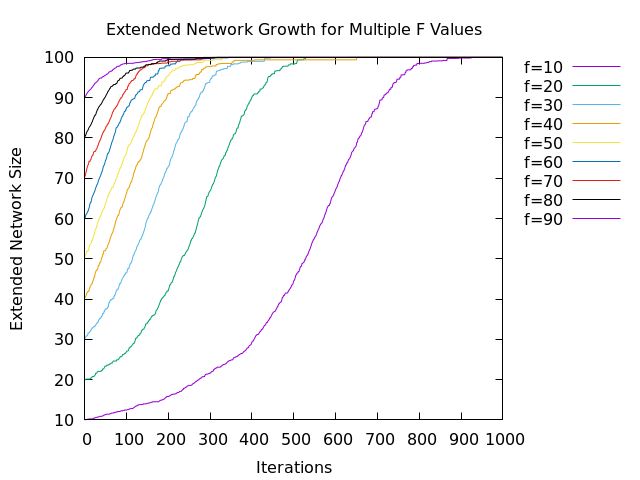

This figure's gnuplot source:
set datafile separator ','
set key outside autotitle columnhead
set terminal pngcairo
set output "multi_extended_growth.png"
set title "Extended Network Growth for Multiple F Values"
set xlabel "Iterations"
set ylabel "Extended Network Size"
plot "multi_extended_growth.csv" using 1:2 with lines,\
     "multi_extended_growth.csv" using 1:3 with lines,\
     "multi_extended_growth.csv" using 1:4 with lines,\
     "multi_extended_growth.csv" using 1:5 with lines,\
     "multi_extended_growth.csv" using 1:6 with lines,\
     "multi_extended_growth.csv" using 1:7 with lines,\
     "multi_extended_growth.csv" using 1:8 with lines,\
     "multi_extended_growth.csv" using 1:9 with lines,\
     "multi_extended_growth.csv" using 1:10 with lines
